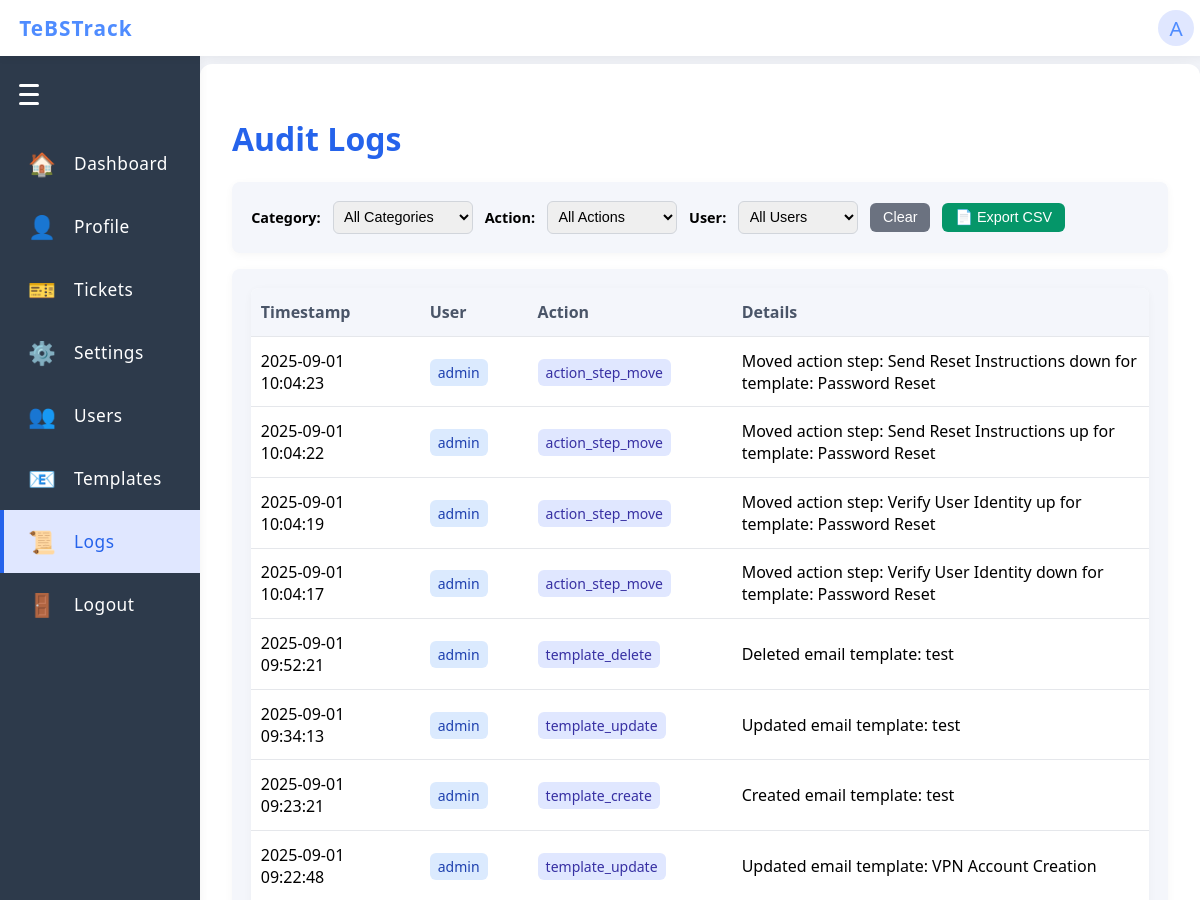
Before: /audit_logs (signed in, upper part) with the older database file.
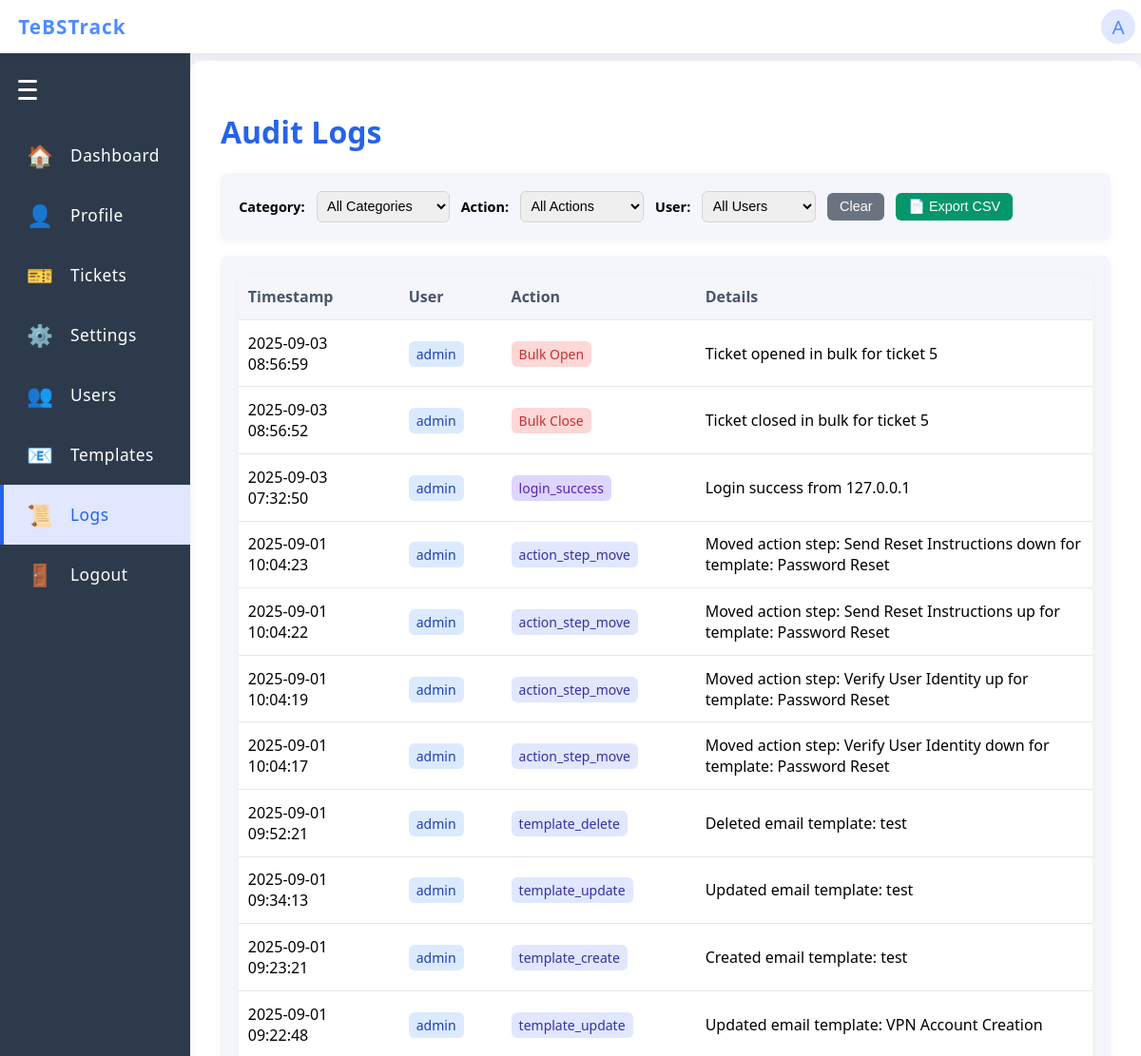
After: the same page with the newer database file.
### app/models.py (models this page shows)
class User(UserMixin, db.Model):
    id = db.Column(db.Integer, primary_key=True)
    username = db.Column(db.String(150), unique=True, nullable=False)
    password = db.Column(db.String(150), nullable=False)
    role = db.Column(db.String(20), nullable=False, default='infra')  # 'admin' or 'infra'

class Log(db.Model):
    id = db.Column(db.Integer, primary_key=True)
    timestamp = db.Column(db.DateTime, server_default=db.func.now(), nullable=False)
    user = db.Column(db.String(150), nullable=False)
    action = db.Column(db.String(100), nullable=False)
    details = db.Column(db.Text, nullable=True)

### app/routes.py (the view)
@main.route('/audit_logs', methods=['GET'])
@login_required
def audit_logs():
    if current_user.role != 'admin':
        return redirect(url_for('main.index'))
    from .models import Log
    logs = Log.query.order_by(Log.timestamp.desc()).all()
    return render_template('audit_logs.html', logs=logs)

### app/__init__.py (called while the page is built)
def create_app():
    app = Flask(__name__)
    app.config.from_object('config.Config')
    app.config['SESSION_COOKIE_HTTPONLY'] = True  # Prevent JS access to session cookie
    app.config['SESSION_COOKIE_SAMESITE'] = 'Lax'  # Restrict cross-site requests
    csrf.init_app(app)
    db.init_app(app)
    login_manager.init_app(app)
    app.register_blueprint(main)
    from flask_wtf.csrf import CSRFError
    from .routes import LoginForm
    from flask import render_template, flash
    @app.errorhandler(CSRFError)
    def handle_csrf_error(e):
        flash('CSRF token missing or invalid. Please refresh the page and try again.', 'error')
        return render_template('login.html', form=LoginForm()), 400
    from .models import User
    @login_manager.user_loader
    def load_user(user_id):
        return User.query.get(int(user_id))
    return app

### app/routes.py (called while the page is built)
@main.before_app_request
def require_login():
    allowed_routes = ['main.login', 'static']
    if not current_user.is_authenticated and request.endpoint not in allowed_routes:
        return redirect(url_for('main.login'))

### app/templates/audit_logs.html (shortened to what this page needs)
{% extends 'base.html' %}
{% block content %}
<div class="dashboard-container">
  <h1 style="color:#2563eb;">Audit Logs</h1>
  <div class="admin-section" style="margin-top:1rem; margin-bottom:1rem;">
    <div style="display: flex; gap: 0.75rem; align-items: center; flex-wrap: wrap;">
      <label for="actionFilter" style="font-weight: 600; font-size: 0.9rem;">Category:</label>
      <select id="actionFilter" onchange="filterLogs()" style="padding: 0.4rem; border: 1px solid #d1d5db; border-radius: 0.375rem; width: 140px; font-size: 0.9rem;">
        <option value="">All Categories</option>
        {% set unique_actions = logs|map(attribute='action')|unique|list %}
        {% set categories = {
          'Authentication': [],
          'Knowledge Base': [],
          'Ticket Management': [],
          'Bulk Operations': [],
          'User Management': [],
          'Email Operations': [],
          'System Operations': []
        } %}
        {% for action in unique_actions %}
          {% if 'login' in action.lower() or 'logout' in action.lower() %}
            {% set _ = categories['Authentication'].append(action) %}
          {% elif 'knowledge base' in action.lower() %}
            {% set _ = categories['Knowledge Base'].append(action) %}
          {% elif 'ticket' in action.lower() %}
            {% set _ = categories['Ticket Management'].append(action) %}
          {% elif 'bulk' in action.lower() %}
            {% set _ = categories['Bulk Operations'].append(action) %}
          {% elif 'user' in action.lower() %}
            {% set _ = categories['User Management'].append(action) %}
          {% elif 'email' in action.lower() %}
            {% set _ = categories['Email Operations'].append(action) %}
          {% else %}
            {% set _ = categories['System Operations'].append(action) %}
          {% endif %}
        {% endfor %}
      </select>
      <label for="specificActionFilter" style="font-weight: 600; font-size: 0.9rem;">Action:</label>
      <select id="specificActionFilter" onchange="filterLogs()" style="padding: 0.4rem; border: 1px solid #d1d5db; border-radius: 0.375rem; width: 130px; font-size: 0.9rem;">
        <option value="">All Actions</option>
      </select>
      <label for="userFilter" style="font-weight: 600; font-size: 0.9rem;">User:</label>
      <select id="userFilter" onchange="filterLogs()" style="padding: 0.4rem; border: 1px solid #d1d5db; border-radius: 0.375rem; width: 120px; font-size: 0.9rem;">
        <option value="">All Users</option>
        {% for log in logs %}
          {% if log.user not in unique_users %}
            {% set unique_users = unique_users + [log.user] if unique_users else [log.user] %}
          {% endif %}
        {% endfor %}
        {% set unique_users = logs|map(attribute='user')|unique|list %}
      </select>
      <button onclick="clearFilters()" style="padding: 0.4rem 0.8rem; background-color: #6b7280; color: white; border: none; border-radius: 0.375rem; cursor: pointer; font-size: 0.9rem;">Clear</button>
      <button onclick="exportLogs()" style="padding: 0.4rem 0.8rem; background-color: #059669; color: white; border: none; border-radius: 0.375rem; cursor: pointer; font-size: 0.9rem;">
        📄 Export CSV
      </button>
    </div>
  </div>
  <div class="admin-section" style="margin-top:1rem;">
    <table class="ticket-table" id="auditTable">
      <thead>
        <tr>
          <th>Timestamp</th>
          <th>User</th>
          <th>Action</th>
          <th>Details</th>
        </tr>
      </thead>
      <tbody>
        {% for log in logs %}
        <tr class="audit-row" data-action="{{ log.action }}" data-user="{{ log.user }}" data-category="{% if 'login' in log.action.lower() or 'logout' in log.action.lower() %}Authentication{% elif 'knowledge base' in log.action.lower() %}Knowledge Base{% elif 'ticket' in log.action.lower() %}Ticket Management{% elif 'bulk' in log.action.lower() %}Bulk Operations{% elif 'user' in log.action.lower() %}User Management{% elif 'email' in log.action.lower() %}Email Operations{% else %}System Operations{% endif %}">
          <td>{{ log.timestamp.strftime('%Y-%m-%d %H:%M:%S') if log.timestamp else log.timestamp }}</td>
          <td>
            <span class="user-badge">{{ log.user }}</span>
          </td>
          <td>
            {% set action = log.action %}
            {% set category = '' %}
            {% if 'login' in action.lower() or 'logout' in action.lower() %}
              {% set category = 'Authentication' %}
              <span class="action-badge auth-action">{{ log.action }}</span>
            {% elif 'knowledge base' in action.lower() %}
              {% set category = 'Knowledge Base' %}
              <span class="action-badge kb-action">{{ log.action }}</span>
            {% elif 'ticket' in action.lower() %}
              {% set category = 'Ticket Management' %}
              <span class="action-badge ticket-action">{{ log.action }}</span>
            {% elif 'bulk' in action.lower() %}
              {% set category = 'Bulk Operations' %}
              <span class="action-badge bulk-action">{{ log.action }}</span>
            {% elif 'user' in action.lower() %}
              {% set category = 'User Management' %}
              <span class="action-badge user-action">{{ log.action }}</span>
            {% elif 'email' in action.lower() %}
              {% set category = 'Email Operations' %}
              <span class="action-badge email-action">{{ log.action }}</span>
            {% else %}
              {% set category = 'System Operations' %}
              <span class="action-badge system-action">{{ log.action }}</span>
            {% endif %}
          </td>
          <td class="details-cell">
            {% if 'Knowledge Base' in log.action and 'Before:' in log.details %}
              <div class="kb-details">
                <div class="kb-summary">
                  {% set parts = log.details.split(' | ') %}
                  {% for part in parts %}
                    {% if 'Before:' in part or 'After:' in part %}
                      <div class="kb-status-change">
                        <strong>{{ part.split(':')[0] }}:</strong>
                        <span class="status-info">{{ part.split(':', 1)[1] }}</span>
                      </div>
                    {% else %}
                      <div>{{ part }}</div>
                    {% endif %}
                  {% endfor %}
                </div>
              </div>
            {% else %}
              {{ log.details }}
            {% endif %}
          </td>
        </tr>
        {% endfor %}
      </tbody>
    </table>
  </div>
</div>
{% endblock %}

### app/templates/base.html (shortened to what this page needs)
<!doctype html>
<html lang="en">
<head>
</head>
<body>
  <div class="navbar">
    <a href="{{ url_for('main.index') }}" class="navbar-title" style="text-decoration:none;">
      TeBSTrack
    </a>
    {% if current_user.is_authenticated %}
    <div class="navbar-profile" id="profile-btn">
      <span class="profile-icon">{{ current_user.username[0]|upper if current_user.username else '?' }}</span>
    </div>
    {% endif %}
  </div>
  {% if not hide_sidenav %}
    <div class="sidenav-hamburger" id="sidenav-hamburger">
      <span></span>
      <span></span>
      <span></span>
    </div>
    <a href="{{ url_for('main.index') }}" class="sidenav-link{% if request.endpoint == 'main.index' %} active{% endif %}" data-label="Dashboard">
      <span class="sidenav-icon">🏠</span>
      <span class="sidenav-label">Dashboard</span>
    </a>
    <a href="{{ url_for('main.profile') }}" class="sidenav-link{% if request.endpoint == 'main.profile' %} active{% endif %}" data-label="Profile">
      <span class="sidenav-icon">👤</span>
      <span class="sidenav-label">Profile</span>
    </a>
    <a href="{{ url_for('main.tickets') }}" class="sidenav-link{% if request.endpoint in ['main.tickets', 'main.view_ticket'] %} active{% endif %}" data-label="Tickets">
      <span class="sidenav-icon">🎫</span>
      <span class="sidenav-label">Tickets</span>
    </a>
    <a href="{{ url_for('main.settings') }}" class="sidenav-link{% if request.endpoint == 'main.settings' %} active{% endif %}" data-label="Settings">
      <span class="sidenav-icon">⚙️</span>
      <span class="sidenav-label">Settings</span>
    </a>
    {% if current_user.role == 'admin' %}
    <a href="{{ url_for('main.manage_users') }}" class="sidenav-link{% if request.endpoint == 'main.manage_users' %} active{% endif %}" data-label="Users">
      <span class="sidenav-icon">👥</span>
      <span class="sidenav-label">Users</span>
    </a>
    <a href="{{ url_for('main.manage_email_templates') }}" class="sidenav-link" data-label="Templates">
      <span class="sidenav-icon">📧</span>
      <span class="sidenav-label">Templates</span>
    </a>
    <a href="{{ url_for('main.audit_logs') }}" class="sidenav-link{% if request.endpoint == 'main.audit_logs' %} active{% endif %}" data-label="Logs">
      <span class="sidenav-icon">📜</span>
      <span class="sidenav-label">Logs</span>
    </a>
    {% endif %}
    <a href="{{ url_for('main.logout') }}" class="sidenav-link{% if request.endpoint == 'main.logout' %} active{% endif %}" data-label="Logout">
      <span class="sidenav-icon">🚪</span>
      <span class="sidenav-label">Logout</span>
    </a>
  {% endif %}
  <div class="main-content{% if hide_sidenav %} no-sidenav{% endif %}">
    {% block content %}{% endblock %}
  </div>
  <link rel="stylesheet" href="https://cdnjs.cloudflare.com/ajax/libs/font-awesome/6.0.0/css/all.min.css">
</body>
</html>

### app/templates/base.html (style rules this page uses)
body { background: #f4f6fb; font-family: 'Segoe UI', Arial, sans-serif; margin: 0; padding: 0; }
.navbar { position: fixed; top: 0; left: 0; width: 100%; height: 56px; background: #fff; box-shadow: 0 2px 8px rgba(0,0,0,0.06); display: flex; align-items: center; justify-content: flex-start; padding: 0 1.2rem; z-index: 1000; }
.navbar-title { font-size: 1.3rem; font-weight: 700; color: #4f8cff; letter-spacing: 1px; }
.navbar-profile { position: relative; display: flex; align-items: center; cursor: pointer; right: 25px; }
.profile-icon { width: 36px; height: 36px; border-radius: 50%; background: #e0e7ff; display: flex; align-items: center; justify-content: center; font-size: 1.3rem; color: #4f8cff; margin-left: 8px; }
.sidenav-hamburger { width: 28px; height: 28px; margin: 0 0 1.5rem 1.2rem; display: flex; flex-direction: column; justify-content: center; cursor: pointer; z-index: 1001; }
.sidenav-hamburger span { display: block; height: 3px; width: 20px; background: #fff; margin: 3px 0; border-radius: 2px; transition: all 0.3s; }
.sidenav-link { color: #fff; padding: 1rem 1.5rem; text-decoration: none; font-size: 1.08rem; font-weight: 500; letter-spacing: 0.5px; transition: background 0.18s, color 0.18s, padding 0.3s, font-size 0.3s; border-left: 4px solid transparent; display: flex; align-items: center; }
.sidenav-link.active { background: #e0e7ff; color: #2563eb; border-left: 4px solid #2563eb; }
.sidenav-icon { font-size: 1.4rem; margin-right: 1.1rem; min-width: 1.4rem; text-align: center; display: inline-block; transition: margin 0.3s; }
.sidenav-label { transition: opacity 0.3s, width 0.3s; white-space: nowrap; overflow: hidden; }
.main-content { margin-left: 200px; margin-top: 64px; transition: margin-left 0.3s ease; }
.dashboard-container { max-width: 1100px; margin: 40px auto; padding: 2rem; background: #fff; border-radius: 12px; box-shadow: 0 4px 24px rgba(0,0,0,0.08); }
.ticket-table { width: 100%; border-collapse: collapse; background: #fff; border-radius: 8px; overflow: hidden; box-shadow: 0 2px 8px rgba(0,0,0,0.04); }
.ticket-table th, .ticket-table td { padding: 0.8rem 0.6rem; border-bottom: 1px solid #e5e7eb; text-align: left; }
.ticket-table th { background: #f4f6fb; color: #4a5568; font-weight: 600; }
.admin-section { margin-top: 2.5rem; padding: 1.2rem; background: #f4f6fb; border-radius: 8px; box-shadow: 0 2px 8px rgba(0,0,0,0.04); }

### app/templates/audit_logs.html (style rules this page uses)
.user-badge { background-color: #dbeafe; color: #1e40af; padding: 0.25rem 0.5rem; border-radius: 0.375rem; font-size: 0.875rem; font-weight: 500; }
.action-badge { padding: 0.25rem 0.5rem; border-radius: 0.375rem; font-size: 0.875rem; font-weight: 500; white-space: nowrap; }
.system-action { background-color: #e0e7ff; color: #3730a3; }
.auth-action { background-color: #ddd6fe; color: #5b21b6; }
.bulk-action { background-color: #fed7d7; color: #c53030; }
.details-cell { max-width: 400px; word-wrap: break-word; }

Changed rows visible on the page:
added Log: timestamp "2025-09-03 08:56:59", user "admin", action "Bulk Open", details "Ticket opened in bulk for ticket 5"
added Log: timestamp "2025-09-03 08:56:52", user "admin", action "Bulk Close", details "Ticket closed in bulk for ticket 5"
added Log: timestamp "2025-09-03 07:32:50", user "admin", action "login_success", details "Login success from 127.0.0.1"
